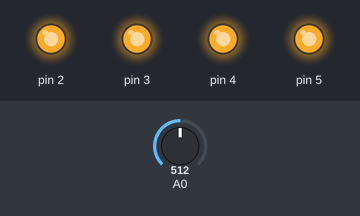
The sketch below on a simulated Arduino Uno, built with avr-gcc and run on an emulated ATmega328P. On the bench: output pins drawn as LEDs (lit = HIGH). The inputs (shaded band) are chosen by the test bench; at power-on: A0 = 512. What the sketch prints to the serial monitor is not drawn.

Above: at 1.2 s.
1.3 s: A0 set to 64
2.8 s: A0 set to 57
At 3.6 s:
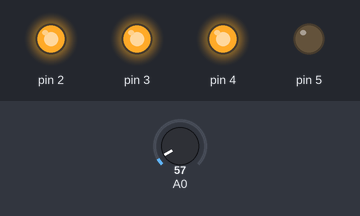
4.3 s: A0 set to 30
At 4.7 s:
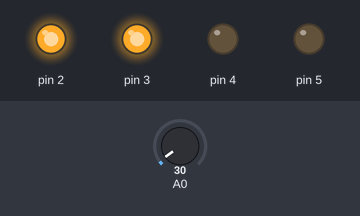
5.8 s: A0 set to 21
7.3 s: A0 set to 18
At 8.3 s:
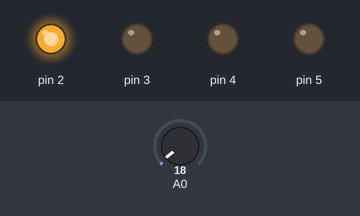
8.8 s: A0 set to 50
At 9.3 s:
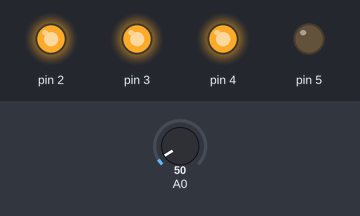
Timing chart, 0 to 11.3 s (numbered marks = the images above; inputs shaded):
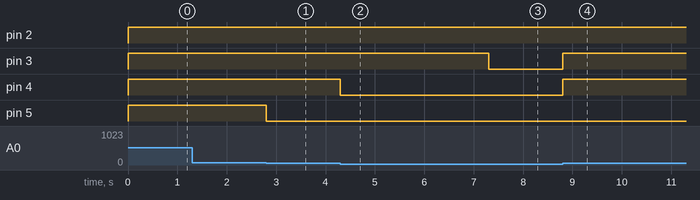

The sketch:

LDR.ino
```cpp
void setup() {
  Serial.begin(9600);
  pinMode(2, OUTPUT);
  pinMode(3, OUTPUT);
  pinMode(4, OUTPUT);
  pinMode(5, OUTPUT);
}

void loop() {
  Serial.println(analogRead(A0));
  if(analogRead(A0)>=60){
    digitalWrite(2, HIGH);
    digitalWrite(3, HIGH);
    digitalWrite(4, HIGH);
    digitalWrite(5, HIGH);
    digitalWrite(6, LOW);
  }
  else if(analogRead(A0)<60 && analogRead(A0)>=40){
    digitalWrite(2, HIGH);
    digitalWrite(3, HIGH);
    digitalWrite(4, HIGH);
    digitalWrite(5, LOW);
  }
  else if(analogRead(A0)<40 && analogRead(A0)>=20){
    digitalWrite(2, HIGH);
    digitalWrite(3, HIGH);
    digitalWrite(4, LOW);
    digitalWrite(5, LOW);
  }
  else if(analogRead(A0)<20 && analogRead(A0)>=10){
    digitalWrite(2, HIGH);
    digitalWrite(3, LOW);
    digitalWrite(4, LOW);
    digitalWrite(5, LOW);
  }
  else{
    digitalWrite(2, LOW);
    digitalWrite(3, LOW);
    digitalWrite(4, LOW);
    digitalWrite(5, LOW);
  }
}
```

Measured:
- the behaviour switches between 60 and 59 on A0 (found by bisection; images 0 and 1)
- the behaviour switches between 20 and 19 on A0 (found by bisection; images 2 and 3)
- after the input at 2.8 s, pin 5: HIGH → LOW at once
- after the input at 4.3 s, pin 4: HIGH → LOW at once
- after the input at 7.3 s, pin 3: HIGH → LOW at once
- after the input at 8.8 s, pin 3, pin 4: LOW → HIGH at once
